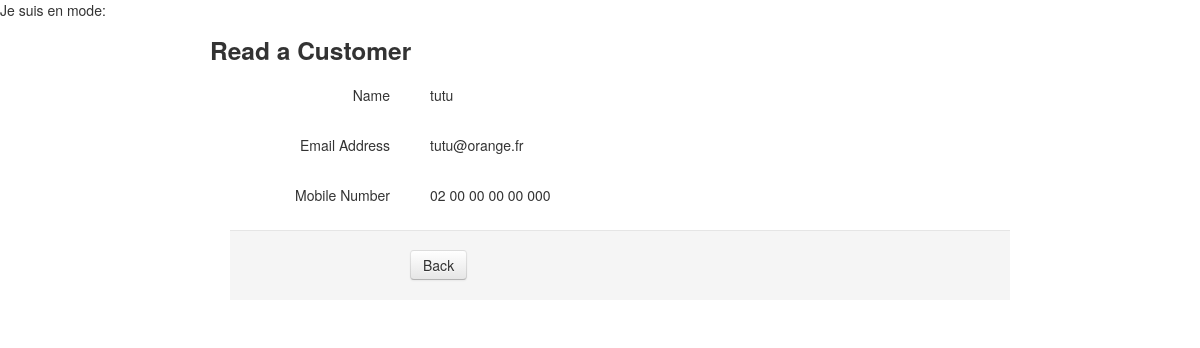
Page /crud-php-mysql/front/pages/read.php?id=6 on the committed database.
### tables this page shows
CREATE TABLE `customers` (
  `id` int NOT NULL AUTO_INCREMENT,
  `name` varchar(100) NOT NULL,
  `email` varchar(100) NOT NULL,
  `mobile` varchar(100) NOT NULL,
  PRIMARY KEY (`id`)
);

### crud-php-mysql/front/pages/read.php (the view, shortened to what this page needs)
<?php
$id = null;
if (!empty($_GET['id'])) {
    $id = $_REQUEST['id'];
}
if (null == $id) {
    header("Location: ../../index.php");
} else {
    $pdo = Database::connect();
    $pdo->setAttribute(PDO::ATTR_ERRMODE, PDO::ERRMODE_EXCEPTION);
    $sql = "SELECT * FROM customers where id = ?";
    $q = $pdo->prepare($sql);
    $q->execute(array($id));
    $data = $q->fetch(PDO::FETCH_ASSOC);
}
?>
<!DOCTYPE html>
<html lang="en">
<head>
    <link href="../assets/css/bootstrap.min.css" rel="stylesheet">
</head>
<body>
    <div class="container">
        <div class="span10 offset1">
            <div class="row">
                <h3>Read a Customer</h3>
            </div>
            <div class="form-horizontal">
                <div class="control-group">
                    <label class="control-label">Name</label>
                    <div class="controls">
                        <label class="checkbox">
                            <?php echo $data['name']; ?>
                        </label>
                    </div>
                </div>
                <div class="control-group">
                    <label class="control-label">Email Address</label>
                    <div class="controls">
                        <label class="checkbox">
                            <?php echo $data['email']; ?>
                        </label>
                    </div>
                </div>
                <div class="control-group">
                    <label class="control-label">Mobile Number</label>
                    <div class="controls">
                        <label class="checkbox">
                            <?php echo $data['mobile']; ?>
                        </label>
                    </div>
                </div>
                <div class="form-actions">
                    <a class="btn" href="../../index.php">Back</a>
                </div>
            </div>
        </div>
    </div>
</body>
</html>

### rows in the picture
customers: name "tutu", email "tutu@orange.fr", mobile "02 00 00 00 00 000"
